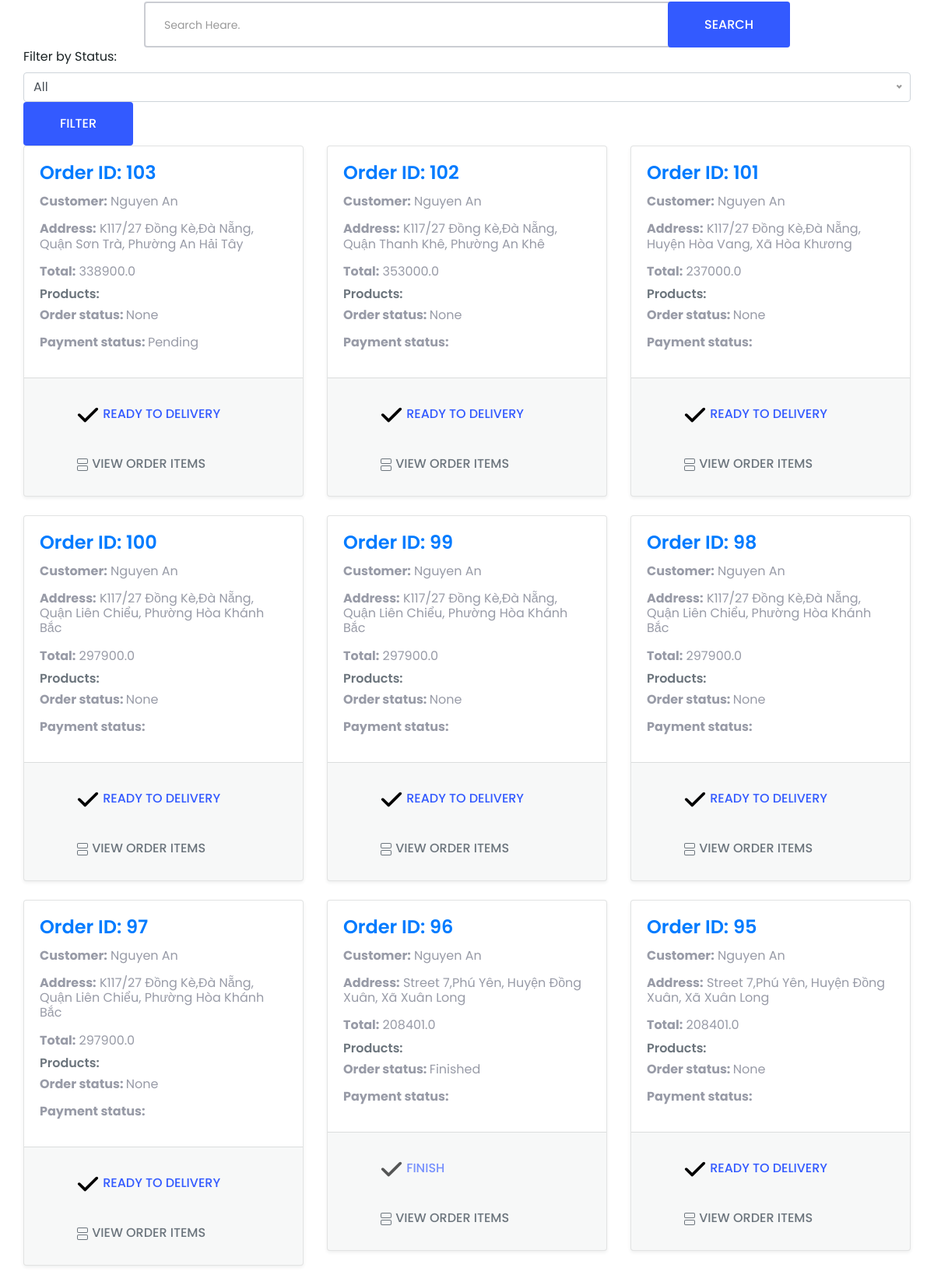
The page /admin/orders (signed in, middle part) on the database as committed earlier.
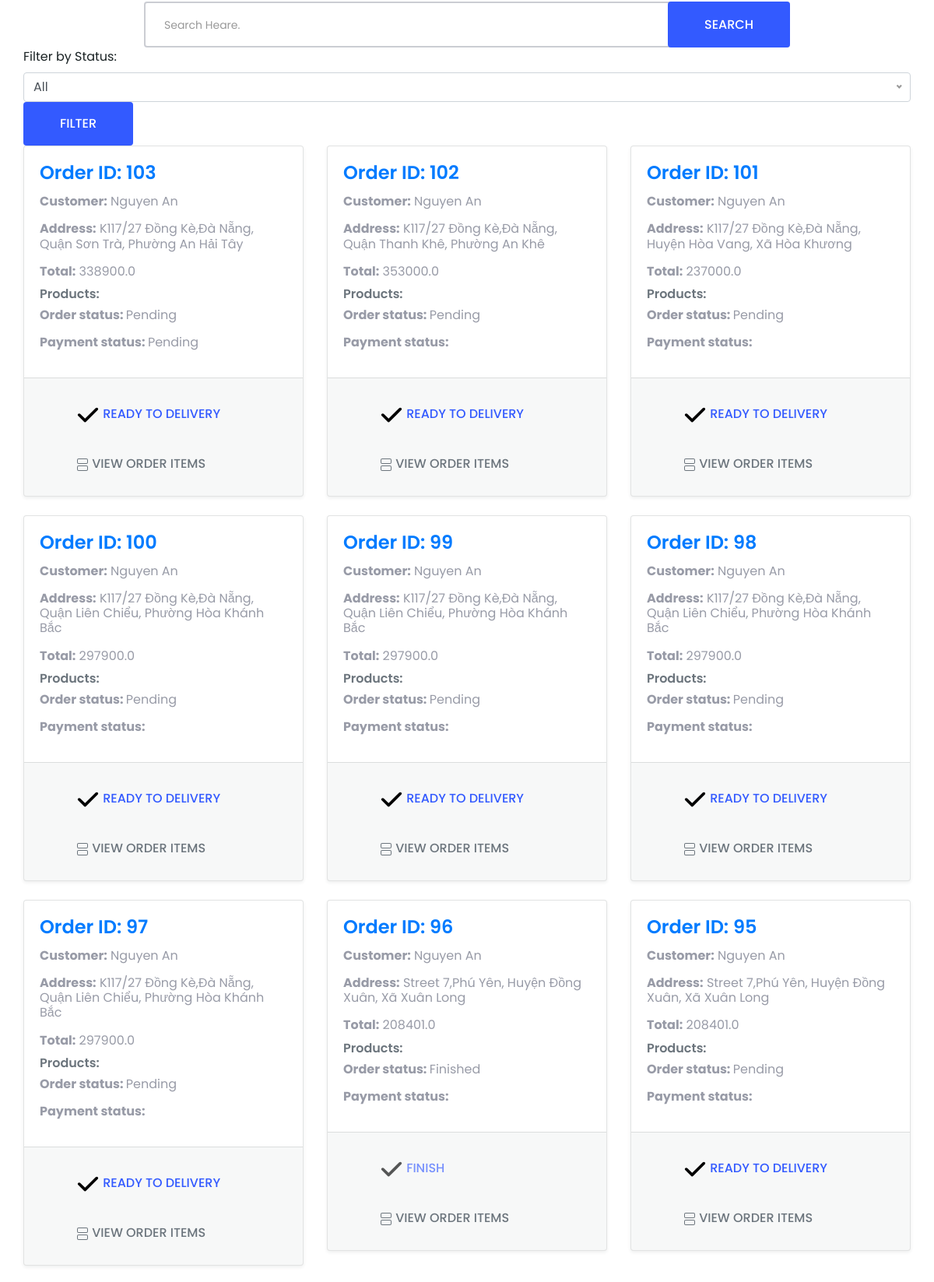
The same page on the database as committed later.
### models/order.py (models this page shows)
class OrderDetails(db.Model):
    __tablename__ = 'order_details'
    id = db.Column(db.Integer, primary_key=True)
    user_id = db.Column(db.Integer, db.ForeignKey('user.id'))
    total = db.Column(db.Float)
    status = db.Column(db.String(100))
    created_at = db.Column(db.DateTime)
    modified_at = db.Column(db.DateTime)
    billing_id = db.Column(db.Integer, db.ForeignKey('billing_information.id'))
    transaction_id = db.Column(db.String(100), nullable=True)
    payment_id = db.Column(db.Integer, db.ForeignKey('payment_details.id'))
    payment = db.relationship('PaymentDetails', backref='order')
    billing = db.relationship('BillingInformation', backref='order')
    user = db.relationship('User', backref='orders')

### models/user.py (models this page shows, shortened)
class User(db.Model, UserMixin):
    __tablename__ = 'user'
    id = db.Column(db.Integer, primary_key=True, autoincrement=True)
    username = db.Column(db.String(255), unique=True, nullable=False)
    password = db.Column(db.String(255), nullable=True)
    first_name = db.Column(db.Unicode(255))
    last_name = db.Column(db.Unicode(255))
    telephone = db.Column(db.String(20))
    created_at = db.Column(db.DateTime)
    modified_at = db.Column(db.DateTime)
    is_admin = db.Column(db.Boolean, default=False)
    email_verified = db.Column(db.Boolean, default=False)
    active = db.Column(db.Boolean, default=True)
    fs_uniquifier = db.Column(db.String(255), unique=True, nullable=False, default=lambda: str(uuid.uuid4()))
    billing_information = db.relationship('BillingInformation', backref='user_billing', uselist=False)
    roles = db.relationship('Role', secondary='user_roles', backref=db.backref('users', lazy='dynamic'))

### models/payment.py (models this page shows)
class BillingInformation(db.Model):
    __tablename__ = 'billing_information'
    id = db.Column(db.Integer, primary_key=True)
    user_id = db.Column(db.Integer, db.ForeignKey('user.id'))
    first_name = db.Column(db.Unicode(255))
    last_name = db.Column(db.Unicode(255))
    email = db.Column(db.String(255))
    address = db.Column(db.String(255))
    shipping_method_id = db.Column(db.Integer, db.ForeignKey('shipping_method.id'))
    city = db.Column(db.String(255))
    shipping_fee = db.Column(db.Float, nullable=True, default=0)
    district = db.Column(db.String(255))
    ward = db.Column(db.String(255))
    telephone = db.Column(db.String(20))
    created_at = db.Column(db.DateTime)
    modified_at = db.Column(db.DateTime)
    user = db.relationship('User', backref='billing_info')

class PaymentDetails(db.Model):
    __tablename__ = 'payment_details'
    id = db.Column(db.Integer, primary_key=True)
    amount = db.Column(db.Float, nullable=False)
    provider = db.Column(db.String(255), nullable=False)
    transaction_id = db.Column(db.String(100), nullable=True)
    status = db.Column(db.String(100), nullable=False)
    created_at = db.Column(db.DateTime)
    modified_at = db.Column(db.DateTime)
    zp_trans_id = db.Column(db.String(100), nullable=True)

### routes/admin.py (the view)
@admin_bp.route('/admin/orders', methods=['GET'])
@login_required
def admin_orders():
    if not current_user.is_admin:
        flash('You do not have permission to access this page.', 'danger')
        return redirect(url_for('index.home'))
    page = request.args.get(get_page_parameter(), type=int, default=1)
    per_page = 9
    sort_by = request.args.get('sort_by', 'created_at')
    sort_order = request.args.get('sort_order', 'desc')
    status = request.args.get('status')
    query = OrderDetails.query
    if status:
        query = query.filter_by(status=status)
    if sort_order == 'desc':
        query = query.order_by(getattr(OrderDetails, sort_by).desc())
    else:
        query = query.order_by(getattr(OrderDetails, sort_by).asc())
    pagination = query.paginate(page=page, per_page=per_page, error_out=False)
    orders = pagination.items
    return render_template('admin_order.html', orders=orders, pagination=pagination, sort_by=sort_by, sort_order=sort_order, status=status)

### templates/admin_order.html (shortened to what this page needs)
<!DOCTYPE html>
<html lang="en">
<head>
    <link rel="stylesheet" href="{{url_for('static', filename='dist/main.css')}}">
</head>
<body>
<main>
    <section class="search">
        <div class="container">
            <div class="row justify-content-center">
                <div class="search-wrapper">
                    <form class="search-wrapper-box" method="GET" action="{{ url_for('shop.home') }}">
                        <input type="text" name="keySearch" placeholder="Search Heare.">
                        <button class="btn bg-primary" type="submit">SEARCH</button>
                    </form>
                </div>
            </div>
        </div>
    </section>
    <section class="populerproduct bg-white p-0 shop-product">
        <div class="container">
            <form method="GET" action="{{ url_for('admin.admin_orders') }}">
                <div class="form-group">
                    <label for="status">Filter by Status:</label>
                </div>
                <button type="submit" class="btn btn-primary">Filter</button>
            </form>
            <div class="row">
                {% for order in orders %}
                    <div class="col-md-4 col-sm-6 mb-4">
                        <form method="POST" action="{{ url_for('order.update_status', order_id=order.id) }}">
                            <div class="card order-item shadow-sm">
                                <div class="card-body">
                                    <h5 class="card-title">Order ID: {{ order.id }}</h5>
                                    <p class="card-text"><strong>Customer:</strong> {{ order.user.first_name + " " + order.user.last_name }}</p>
                                    <p class="card-text"><strong>Address:</strong> {{ order.billing.address + "," + order.billing.city + ", " + order.billing.district + ", " + order.billing.ward }}</p>
                                    <p class="card-text"><strong>Total:</strong> {{ order.total }}</p>
                                    <h6 class="card-subtitle mb-2 text-muted">Products:</h6>
                                    <p class="cart-text"><strong>Order status: </strong>{{ order.status }}</p>
                                    <p class="cart-text"><strong>Payment status: </strong>{{ order.payment.status }}</p>
                                </div>
                                <div class="card-footer text-muted">
                                    {% if order.status == 'Finished' %}
                                        <button type="submit" name="action" value="finish" class="btn btn-sm btn-outline-primary" disabled>
                                            <svg style="width: 30px; height: 30px" xmlns="http://www.w3.org/2000/svg" viewBox="0 0 448 512">
                                                <path d="M438.6 105.4c12.5 12.5 12.5 32.8 0 45.3l-256 256c-12.5 12.5-32.8 12.5-45.3 0l-128-128c-12.5-12.5-12.5-32.8 0-45.3s32.8-12.5 45.3 0L160 338.7 393.4 105.4c12.5-12.5 32.8-12.5 45.3 0z"/>
                                            </svg>
                                            Finish
                                        </button>
                                    {% else %}
                                        <button type="submit" name="action" value="ready_to_delivery" class="btn btn-sm btn-outline-primary">
                                            <svg style="width: 30px; height: 30px" xmlns="http://www.w3.org/2000/svg" viewBox="0 0 448 512">
                                                <path d="M438.6 105.4c12.5 12.5 12.5 32.8 0 45.3l-256 256c-12.5 12.5-32.8 12.5-45.3 0l-128-128c-12.5-12.5-12.5-32.8 0-45.3s32.8-12.5 45.3 0L160 338.7 393.4 105.4c12.5-12.5 32.8-12.5 45.3 0z"/>
                                            </svg>
                                            Ready to delivery
                                        </button>
                                    {% endif %}
                                    <button type="button" class="btn btn-sm btn-outline-secondary" onclick="showOrderItems({{ order.id }})">
                                        View order items
                                    </button>
                                </div>
                            </div>
                        </form>
                    </div>
                {% endfor %}
            </div>
        </div>
    </section>
</main>
</body>

Rows that differ between the two databases and show on the page:
changed OrderDetails "K117/27 Đồng Kè,Đà Nẵng, Quận Sơn Trà, Phường An Hải Tây": status "None" → "Pending"
changed OrderDetails "K117/27 Đồng Kè,Đà Nẵng, Quận Thanh Khê, Phường An Khê": status "None" → "Pending"
changed OrderDetails "K117/27 Đồng Kè,Đà Nẵng, Huyện Hòa Vang, Xã Hòa Khương": status "None" → "Pending"
changed OrderDetails id 100: status "None" → "Pending"
changed OrderDetails id 99: status "None" → "Pending"
changed OrderDetails id 98: status "None" → "Pending"
changed OrderDetails id 97: status "None" → "Pending"
changed OrderDetails id 95: status "None" → "Pending"
